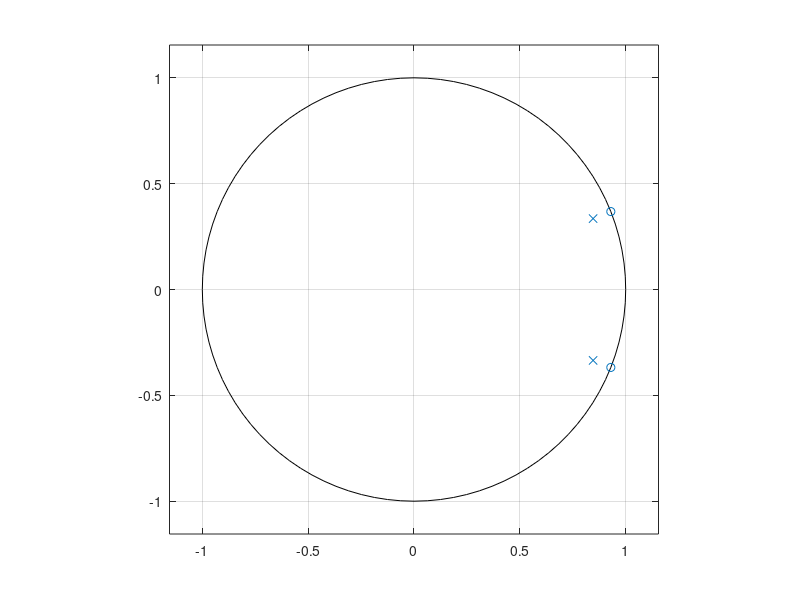
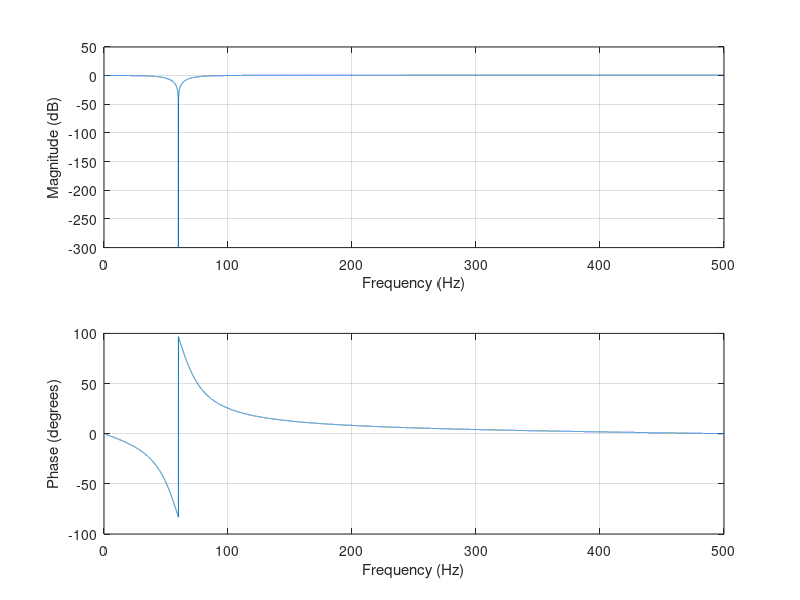

Write MATLAB code to recreate these figures, in order.
%function [y] = notch(signal, fs, f0)
tabel = load('ecg.mat');
signal = tabel.ecg;

fs = 1000;             %#sampling rate
f0 = 60;                %#notch frequency
fn = fs/2;              %#Nyquist frequency
freqRatio = f0/fn;      %#ratio of notch freq. to Nyquist freq.

%Hoe breder deze wordt genomen, hoe meer frequenties errond ook worden
%verzwakt
notchWidth = 0.09;       %#width of the notch

%Compute zeros
notchZeros = [exp( sqrt(-1)*pi*freqRatio ), exp( -sqrt(-1)*pi*freqRatio )];

%#Compute poles
notchPoles = (1-notchWidth) * notchZeros;

figure;
zplane(notchZeros.', notchPoles.');

b = poly( notchZeros ); %# Get moving average filter coefficients
a = poly( notchPoles ); %# Get autoregressive filter coefficients

figure;
freqz(b,a,32000,fs)

%#filter signal x
y = filter(b,a,signal);
